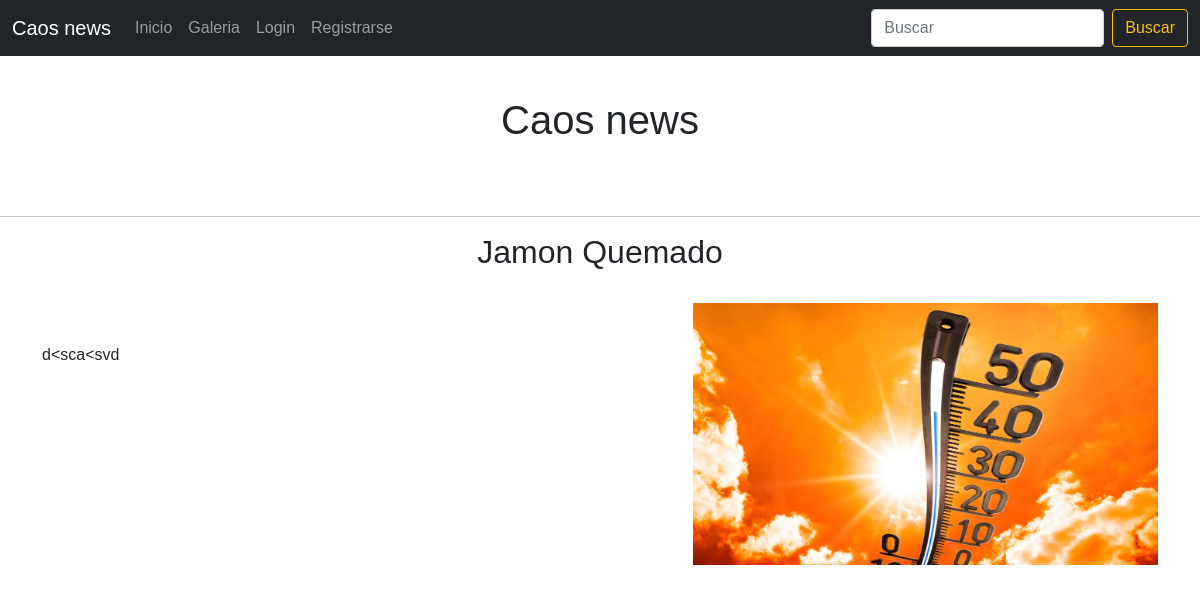
Page /noticia/1 on the committed database.
### noticias/models.py (models this page shows, shortened)
class Noticia(models.Model):
	id_noticia = models.AutoField(db_column='Id_Noticia',primary_key=True)
	fecha = models.DateTimeField(blank=False,null=False)
	titulo = models.CharField(max_length=35)
	Detalle = models.TextField()
	Desc_mini = models.CharField(max_length=120)
	Ubicacion = models.CharField(max_length=120)
	destacada = models.BooleanField()
	id_categoria = models.ForeignKey(Categoria,on_delete=models.CASCADE,db_column='IdCategory')
	id_parti = models.ForeignKey(
		Parti
		,on_delete=models.CASCADE
		,limit_choices_to={'id_tp_part':1}
		,db_column='Id_Parti')

class Foto(models.Model):
	id_Foto = models.AutoField(db_column='Id_Foto',primary_key=True)
	nom_foto = models.CharField(max_length=120)
	id_noticia = models.ForeignKey(Noticia,on_delete=models.CASCADE,db_column='Id_Noticia')

### noticias/views.py (the view)
# urls.py: path('noticia/<int:id>',Noti,name='Noticia'),
def Noti(request, id):
	context = S_NotiFoto(id)
	return render(request, "Noticia.html",context)

### noticias/views.py (called while the page is built)
def S_NotiFoto(id_n):
	noticia = Noticia.objects.all().filter(pk=id_n)
	foto = Foto.objects.all().filter(id_noticia__exact=id_n)
	return {
			'noticia':noticia,
			'fotos': foto
	}

### noticias/templates/Noticia.html (shortened to what this page needs)
{% extends 'base.html' %}
{% load static %}
{%block contenido%}
<br>
<h1 style="text-align: center;">Caos news</h1>
<br><br>
<hr>
<div class="container">
	<h2 style="text-align: center;">{{noticia.0.titulo}}</h2>
	<br>
	<div class="clearfix">
		<img src="{% static 'img/' %}{{fotos.0.nom_foto}}" alt="{{fotos.0.nom_foto}}"
			class="col-md-5 float-md-end mb-3 ms-md-3" width="100%" focusable="false">
		<br>
		<p>{{noticia.0.Detalle|linebreaks}}</p>
		<br><br><br>
	</div>
	<br>
<br><br><br>
</div>
{%endblock contenido%}

### noticias/static/css/estilo.css (style rules this page uses)
body { font-family: sans-serif; }
body { height: 400px; background-size: cover; background-repeat: no-repeat; background-position: center center; }

### rows in the picture
Noticia: titulo "Jamon Quemado", Detalle "d<sca<svd"
Foto: nom_foto (picture)
